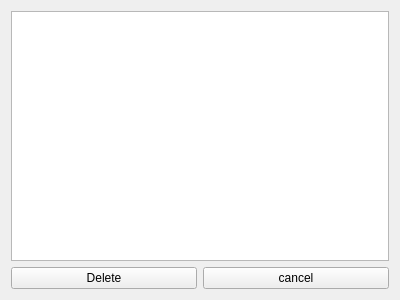
<?xml version="1.0" encoding="UTF-8"?>
<ui version="4.0">
 <class>deleteHost</class>
 <widget class="QWidget" name="deleteHost">
  <property name="geometry">
   <rect>
    <x>0</x>
    <y>0</y>
    <width>400</width>
    <height>300</height>
   </rect>
  </property>
  <property name="windowTitle">
   <string>Form</string>
  </property>
  <layout class="QVBoxLayout" name="verticalLayout">
   <item>
    <widget class="QListView" name="listView"/>
   </item>
   <item>
    <layout class="QHBoxLayout" name="horizontalLayout">
     <item>
      <widget class="QPushButton" name="pushButton">
       <property name="text">
        <string>Delete</string>
       </property>
      </widget>
     </item>
     <item>
      <widget class="QPushButton" name="pushButton_2">
       <property name="text">
        <string>cancel</string>
       </property>
      </widget>
     </item>
    </layout>
   </item>
  </layout>
 </widget>
 <resources/>
 <connections/>
</ui>
